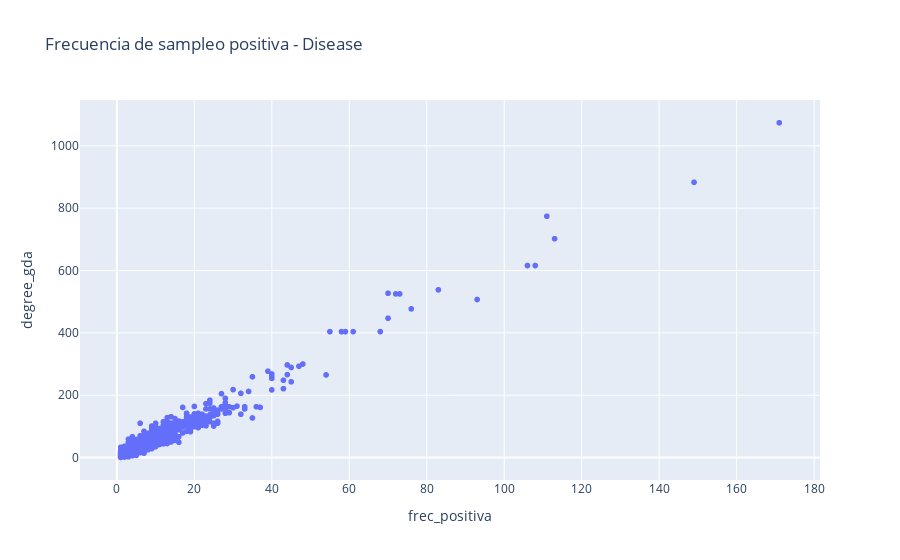

The notebook cell this image was saved under:
### Code cell
fig = px.scatter(frec_positiva_disease_df,"frec_positiva","degree_gda", title="Frecuencia de sampleo positiva - Disease")
fig.show()

### Figure 1 — Plotly figure (JSON) as saved in the notebook; plotly's stock layout.template omitted (floating-point values rounded to 4 significant figures; data arrays with more than 128 entries replaced by an {"elided": "..."} marker saying what was removed)
{"data": [{"hovertemplate": "frec_positiva=%{x}<br>degree_gda=%{y}<extra></extra>", "legendgroup": "", "marker": {"color": "#636efa", "symbol": "circle"}, "mode": "markers", "name": "", "showlegend": false, "type": "scattergl", "x": {"elided": "3928 int values"}, "xaxis": "x", "y": {"elided": "3928 int values"}, "yaxis": "y"}], "layout": {"legend": {"tracegroupgap": 0}, "title": {"text": "Frecuencia de sampleo positiva - Disease"}, "xaxis": {"anchor": "y", "domain": [0, 1], "title": {"text": "frec_positiva"}}, "yaxis": {"anchor": "x", "domain": [0, 1], "title": {"text": "degree_gda"}}}}
